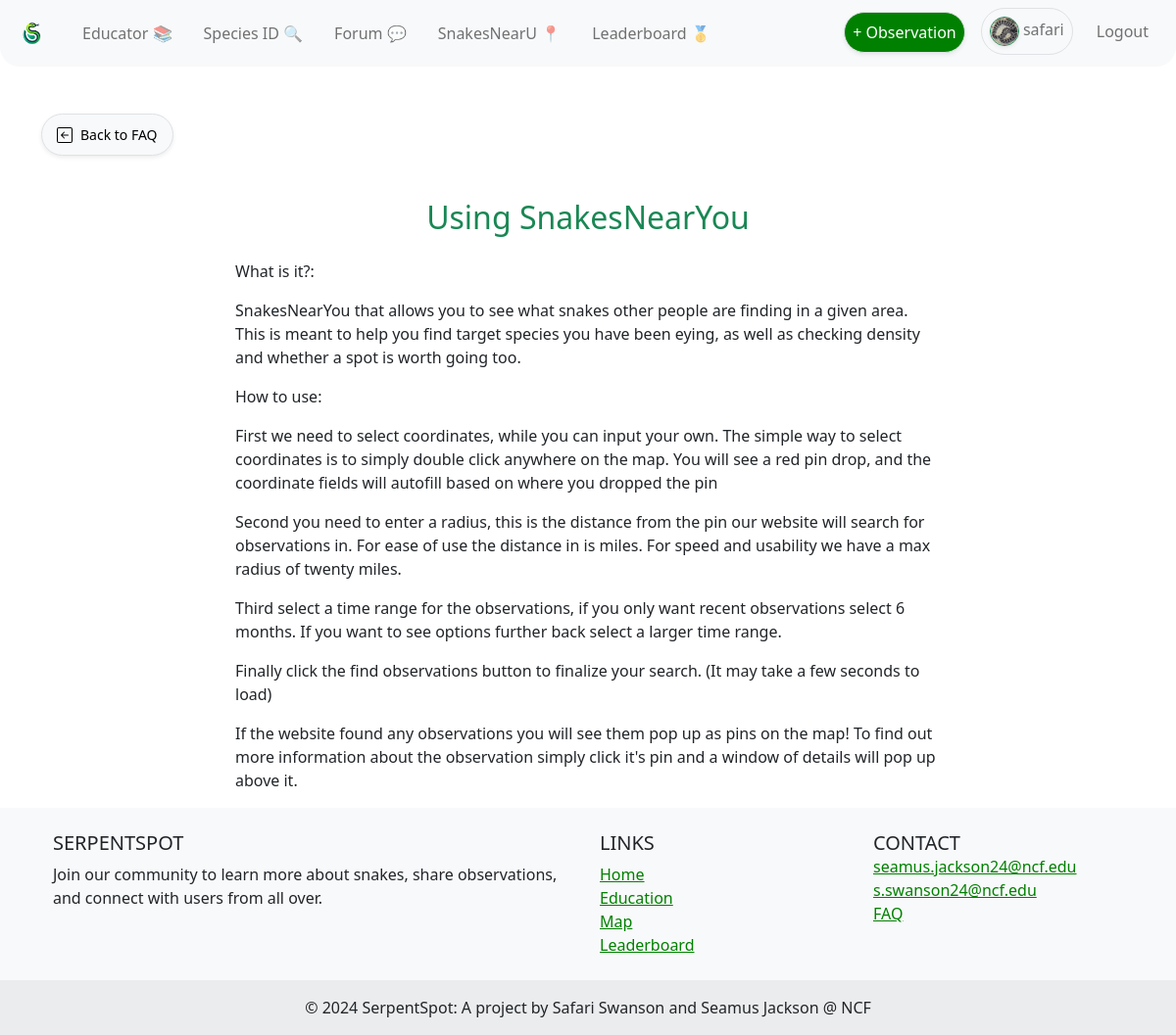
/faq/snakemaphowto/ (signed in), run on the app's committed database.
### UserAuth/models.py (models this page shows, shortened)
class UserProfile(models.Model):
    user = models.OneToOneField(User, on_delete=models.CASCADE) # Link the user profile to a user model instance
    profile_pic = models.ImageField(upload_to='profile_pics/', default='profile_pics/default.jpg' ,null=True, blank=True) # User profile picture
    bio = models.TextField(null=True, blank=True) # User bio
    observations = models.IntegerField(default=0) # User observation count
    favorite_species = models.ForeignKey(SnakeSpecies, on_delete=models.SET_NULL, null=True, blank=True) # User's favorite snake species

### faq/models.py (models this page shows, shortened)
class FAQ(models.Model):
    question = models.CharField(max_length=200)
    answer = models.TextField()
    slug = models.SlugField(max_length=200, unique=True)  # For URL-friendly titles

### faq/views.py (the view)
# urls.py: path('<slug:slug>/', views.faq_detail, name='faq_detail'),  # This line is new
def faq_detail(request, slug):
    faq = get_object_or_404(FAQ, slug=slug)  # Retrieve the specific FAQ object or return a 404 error
    return render(request, 'faq_detail.html', {'faq': faq})

### faq/templates/faq_detail.html (shortened to what this page needs)
{% extends 'base.html' %}
{% block content %}
<a href="{% url 'faq_home' %}" class="btn back-button btn-light btn-sm rounded-pill shadow-sm"
   style="margin-bottom: 20px;">
    Back to FAQ
</a>
<div class="container mt-4">
   <div class="row justify-content-center">
      <div class="col-md-8">
         <h2 class="text-center mb-4 questionhead">{{ faq.question }}</h2>
         <p class="text-justify">{{ faq.answer|linebreaks }}</p>
      </div>
   </div>
</div>
{% endblock %}

### UserAuth/templates/base.html (shortened to what this page needs)
<!DOCTYPE html>
<html lang="en">
    <head>
        <link href="https://cdn.jsdelivr.net/npm/bootstrap@5.0.2/dist/css/bootstrap.min.css" rel="stylesheet">
    </head>
    {% load static %}
    <body>
        <header>
            <nav class="navbar navbar-expand-lg navbar-light bg-light mb-5" style="border-bottom-left-radius: 20px; border-bottom-right-radius: 20px;">
                <div class="container-fluid">
                    <a class="navbar-brand" href="{% url 'home_view' %}">
                        <img src="{% static 'serpentSpotLogo.png' %}" alt="Logo" style="height: 40px; padding: 0px;">
                    </a>
                <div class="collapse navbar-collapse ml-4"  id="navbarNavDropdown">
                    <ul class="navbar-nav">
                        <li class="nav-item mx-2">
                            <a class="nav-link rounded-pill {% if request.resolver_match.url_name == 'education_view' %}active{% endif %}" href="{% url 'education_view' %}">Educator 📚</a>
                        </li>
                        <li class="nav-item mx-2">
                            <a class="nav-link rounded-pill {% if request.resolver_match.url_name == 'id_view' %}active{% endif %}" href="{% url 'id_view' %}">Species ID 🔍</a>
                        </li>
                        <li class="nav-item mx-2">
                            <a class="nav-link rounded-pill {% if request.resolver_match.url_name == 'home' %}active{% endif %}" href="{% url 'home' %}">Forum 💬</a>
                        </li>
                        <li class="nav-item mx-2">
                            <a class="nav-link rounded-pill {% if request.resolver_match.url_name == 'map_view' %}active{% endif %}" href="{% url 'map_view' %}">SnakesNearU 📍</a>
                        </li>
                        {% if user.is_authenticated %}
                        <li class="nav-item mx-2">
                            <a class="nav-link rounded-pill {% if request.resolver_match.url_name == 'leaderboard_view' %}active{% endif %}" href="{% url 'leaderboard_view' %}">Leaderboard 🥇</a>
                        </li>
                        {% endif %}
                    </ul>
                    {% if user.is_authenticated %}
                    <ul class="navbar-nav ms-auto">
                        <li class="nav-item">
                            <a href="{% url 'journal_view' %}" class="nav-link mx-2 mt-1 mb-1 rounded-pill shadow-sm text-center border bg-success text-white" style="background-color: green !important;">+ Observation</a>
                        </li>
                        <li class="nav-item">
                            <a class="nav-link mx-2 mb-1 rounded-pill text-center border expand" href="{% url 'profile' %}">
                                {% if user.userprofile.profile_pic %}
                                    <img src="{{ MEDIA_URL }}{{ request.user.userprofile.profile_pic.url }}" class="rounded-circle border border-success shadow-sm" alt="Profile Picture" style="width: 30px; height: 30px; object-fit: cover;">
                                {% endif %}
                                {{ request.user.username }}
                            </a>
                        </li>
                        <li class="nav-item">
                            <a class="nav-link mx-2 mb-1 mt-1 text-center expand logout rounded-pill" href="{% url 'logout' %}">Logout</a>
                        </li>
                    </ul>
                    {% endif %}
                </div>
            </nav>
        </header>
        <main role="main" class="container flex-fill">
            {% block content %}{% endblock content %}
        </main>
        <footer class="bg-light text-lg-start">
            <div class="container p-4">
                <div class="row">
                    <div class="col-lg-6 col-md-12 mb-4 mb-md-0">
                        <h5 class="text-uppercase">SerpentSpot</h5>
                        <p>
                            Join our community to learn more about snakes, share observations, and connect with users from all over.
                        </p>
                    </div>
                    <div class="col-lg-3 col-md-6 mb-4 mb-md-0">
                        <h5 class="text-uppercase">Links</h5>
                        <ul class="list-unstyled mb-0">
                            <li>
                                <a href="{% url 'home_view' %}" class="gt">Home</a>
                            </li>
                            <li>
                                <a href="{% url 'education_view' %}" class="gt">Education</a>
                            </li>
                            <li>
                                <a href="{% url 'map_view' %}" class="gt">Map</a>
                            </li>
                            {% if user.is_authenticated %}
                            <li>
                                <a href="{% url 'leaderboard_view' %}" class="gt">Leaderboard</a>
                            </li>
                            {% endif %}
                        </ul>
                    </div>
                    <div class="col-lg-3 col-md-6 mb-4 mb-md-0">
                        <h5 class="text-uppercase mb-0">Contact</h5>
                        <ul class="list-unstyled">
                            <li>
                                <a href="mailto:seamus.jackson24@ncf.edu" class="gt">seamus.jackson24@ncf.edu</a>
                            </li>
                            <li>
                                <a href="mailto:s.swanson24@ncf.edu" class="gt">s.swanson24@ncf.edu</a>
                            </li>
                            <li>
                                <a href="{% url 'faq_home' %}" class="gt">FAQ</a>
                            </li>
                        </ul>
                    </div>
                </div>
            </div>
            <div class="text-center p-3" style="background-color: rgba(0, 0, 0, 0.05);">
                © 2024 SerpentSpot: A project by Safari Swanson and Seamus Jackson @ NCF
            </div>
        </footer>
        <link href="https://cdnjs.cloudflare.com/ajax/libs/bootstrap-icons/1.8.1/bootstrap-icons.css" rel="stylesheet">
    </body>
</html>

### UserAuth/templates/base.html (style rules this page uses)
.gt { color: green; }
html, body { height: 100% !important; margin: 0 !important; }
body { display: flex !important; flex-direction: column !important; }
main { flex: 1 0 auto !important; }
footer { flex-shrink: 0 !important; }

### faq/templates/faq_detail.html (style rules this page uses)
.questionhead { color: #198754; }
.back-button svg { margin-right: 8px; }
.back-button { text-decoration: none; color: #000; background-color: #f8f9fa; padding: 10px 15px; border-radius: 5px; display: inline-flex; align-items: center; border: 1px solid #dee2e6; transition: all 0.3s ease; }

### data on the page
FAQ: question "Using SnakesNearYou", answer "What is it?: SnakesNearYou that allows you to see what snakes other people are finding in a given area. This is meant to help you find target species you have been eying, as well as checking density and whether a spot is worth going too. How to use: First we need to select coordinates, while you can input your own. The simple way to select coordinates is to simply double click anywhere on the map. You will see a red pin drop, and the coordinate fields will autofill based on where you dropped the pin Second you need to enter a radius, this is the distance from the pin our website will search for observations in. For ease of use the distance in is miles. For speed and usability we have a max…"

### other printed values
{{ request.user.username }} "safari"
